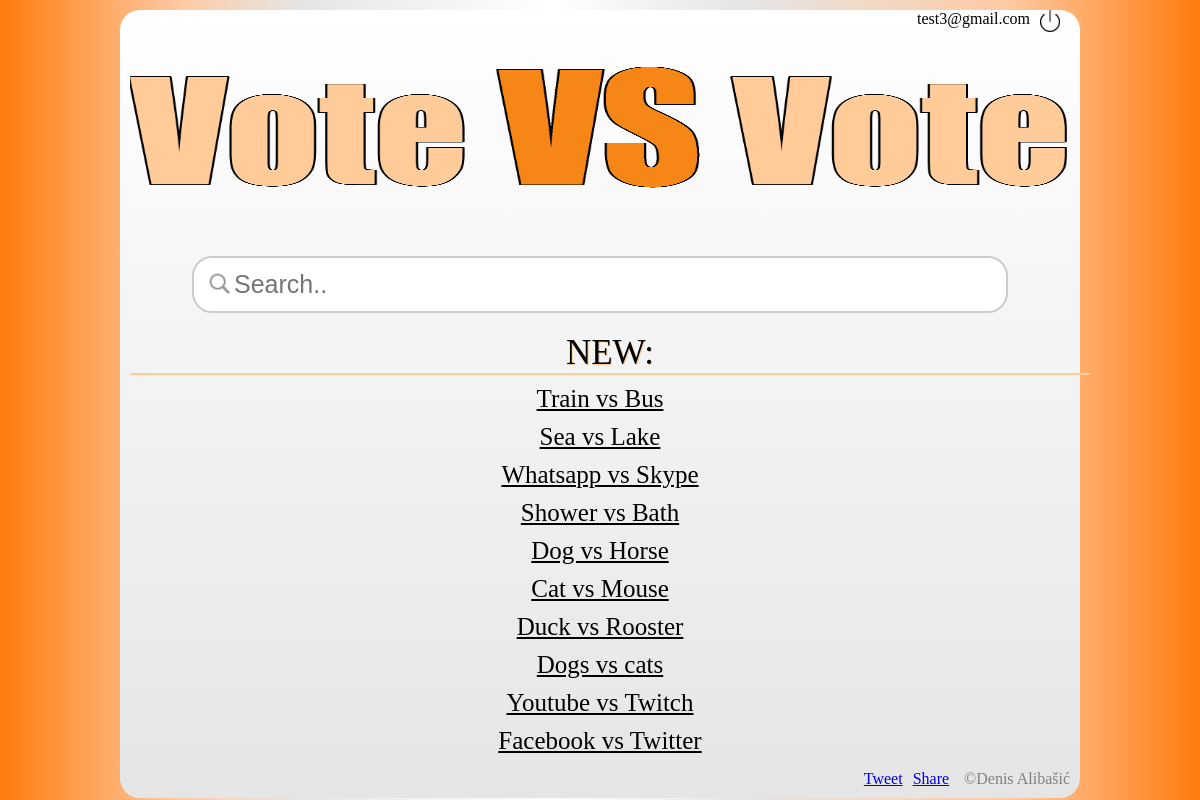
Page / (signed in) on the committed database.
### tables this page shows
CREATE TABLE `sadrzaj` (
  `id` int(11) NOT NULL,
  `naslov` varchar(255) DEFAULT NULL,
  `naziv1` varchar(255) DEFAULT NULL,
  `naziv2` varchar(255) DEFAULT NULL,
  `path1` varchar(255) DEFAULT NULL,
  `path2` varchar(255) DEFAULT NULL,
  `opis1` text NOT NULL,
  `opis2` text NOT NULL,
  `link1` varchar(255) DEFAULT NULL,
  `link2` varchar(255) DEFAULT NULL,
  `time` timestamp NOT NULL DEFAULT CURRENT_TIMESTAMP ON UPDATE CURRENT_TIMESTAMP
);

### index.php (the view, shortened to what this page needs)
<!DOCTYPE HTML>
<html>
<head>
<link rel="stylesheet" type="text/css" href="css/dizajn.css">
</head>
<body>
	<main>
	<div id="headerColor">
		<header>
			<div id="user"><img onclick="window.location.href='php/stop.php'" id="userLogout" src="images/logout.png"/><p id="user"><?php echo $_SESSION['email'] ?></p></div>
			<a id="news" href="index.php"><img id="header" src="images/header.png" alt="vote vs vote" title="vote vs vote"/></a>
			<form id="searchForm" action="" method="POST">
				<input id="search" type="text" name="search" placeholder="Search.."/>
			</form>
		</header>
	</div>
		<section>
			<?php
	require('php/connect.php');
				$query = "SELECT *
							FROM sadrzaj
							order by time desc
							limit 0,10;";
				$result = mysqli_query($db_server,$query);
				echo "<p class=news>New:</p>";
				while($row = mysqli_fetch_array($result)){
				?>
				<p class="expand"><?php echo $row['naslov'];?></p>
				<?php } ?>
		</section>
	<footer>
	<p id="footer">©Denis Alibašić</p>
	<div class="fb-share-button" data-href="https://www.votevsvote.com" data-layout="button" data-mobile-iframe="false"><a class="fb-xfbml-parse-ignore" target="_blank" href="https://www.facebook.com/sharer/sharer.php?u=https%3A%2F%2Fwww.votevsvote.com%2F&amp;src=sdkpreparse">Share</a></div>
	<div class="twitter"><a class="twitter-share-button" href="https://twitter.com/intent/tweet"> Tweet</a></div>
	</footer>
	</main>
</body>
</html>

### css/dizajn.css (style rules this page uses)
* { margin:0;padding:0; }
html { height: 100%;min-height: 100%; }
body { min-width:510px; background: rgb(255,123,13); background: -moz-linear-gradient(left, rgba(255,123,13,1) 0%, rgba(255,202,163,1) 15%, rgba(229,229,229,1) 25%, rgba(255,255,255,1) 46%, rgba(229,229,229,1) 62%, rgba(255,202,163,1) 84%, rgba(255,123,13,1) 100%); background: -webkit-linear-gradient(left, rgba(255,123,13,1) 0%,rgba(255,202,163,1) 15%,rgba(229,229,229,1) 25%,rgba(255,255,255,1) 46%,rgba(229,229,229,1) 62%,rgba(255,202,163,1) 84%,rgba(255,123,13,1) 100%); background: linear-gradient(to right, rgba(255,123,13,1) 0%,rgba(255,202,163,1) 15%,rgba(229,229,229,1) 25%,rgba(255,255,255,1) 46%,rgba(229,229,229,1) 62%,rgba(255,202,163,1) 84%,rgba(255,123,13,1) 100%); filter: progid:DXImageTransform.Microsoft.gradient( startColorstr='#ff7b0d', endColorstr='#ff7b0d',GradientType=1 ); }
main { width:80%;margin:0 auto;background-size: 100% 100%;background-repeat: no-repeat;border-radius:20px;-moz-border-radius:20px;-webkit-border-radius: 20px; background: rgb(255,255,255); background: -moz-linear-gradient(top, rgba(255,255,255,1) 0%, rgba(229,229,229,1) 100%); background: -webkit-linear-gradient(top, rgba(255,255,255,1) 0%,rgba(229,229,229,1) 100%); background: linear-gradient(to bottom, rgba(255,255,255,1) 0%,rgba(229,229,229,1) 100%); filter: progid:DXImageTransform.Microsoft.gradient( startColorstr='#ffffff', endColorstr='#e5e5e5',GradientType=0 ); }
header { width:100%;margin:0 auto;margin-top:10px; }
#header { width:98%;height:200px;margin-left:1%;margin-right:1%; }
form { text-align:center;margin-top:10px;padding:10px; }
input#search { width:80%;border-radius:20px;-moz-border-radius:20px;-webkit-border-radius: 20px;padding: 12px 20px 12px 40px;font-size:25px;background-color: white;background-image: url('../images/search.png');background-size: 30px 30px;background-repeat: no-repeat;background-position: 10px 10px;border: 2px solid #ccc;-webkit-transition: width 0.4s ease-in-out;transition: width 0.4s ease-in-out; }
div#user { margin:10px; }
p#user { float:right; }
#userLogout { float:right;width:20px;margin:0px 10px 0px 10px; }
section { width:100%;margin:0 auto; }
p.expand { font-size:25px;text-decoration:underline;width:100%;text-align:center;margin:10px 0px 5px 0px; }
p.news { text-align:center;font-size:35px;margin:10px;text-shadow: 1px 1px #ffcc99;width:100%;text-transform:uppercase;border-bottom:2px solid #ffcc99; }
div.fb-share-button,div.twitter,div.tumblr,div.linkedin { float:right;margin:10px 5px 10px 5px; }
p#footer { color:gray;float:right;margin:10px; }

### rows in the picture
sadrzaj: naslov "Train vs Bus"
sadrzaj: naslov "Sea vs Lake"
sadrzaj: naslov "Whatsapp vs Skype"
sadrzaj: naslov "Shower vs Bath"
sadrzaj: naslov "Dog vs Horse"
sadrzaj: naslov "Cat vs Mouse"
sadrzaj: naslov "Duck vs Rooster"
sadrzaj: naslov "Dogs vs cats"
sadrzaj: naslov "Youtube vs Twitch"
sadrzaj: naslov "Facebook vs Twitter"

### other values in the picture
$_SESSION['email'] "test3@gmail.com"
